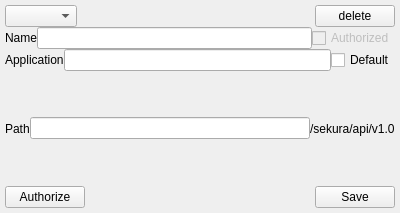
<?xml version="1.0" encoding="UTF-8"?>
<ui version="4.0">
 <class>Sekura::AuthWidget</class>
 <widget class="QWidget" name="Sekura::AuthWidget">
  <property name="geometry">
   <rect>
    <x>0</x>
    <y>0</y>
    <width>400</width>
    <height>213</height>
   </rect>
  </property>
  <property name="windowTitle">
   <string>Sekura authorize</string>
  </property>
  <layout class="QVBoxLayout" name="verticalLayout">
   <item>
    <layout class="QHBoxLayout" name="horizontalLayout">
     <item>
      <widget class="QComboBox" name="comboBox"/>
     </item>
     <item>
      <spacer name="horizontalSpacer">
       <property name="orientation">
        <enum>Qt::Horizontal</enum>
       </property>
       <property name="sizeHint" stdset="0">
        <size>
         <width>40</width>
         <height>20</height>
        </size>
       </property>
      </spacer>
     </item>
     <item>
      <widget class="QPushButton" name="pbDel">
       <property name="text">
        <string>delete</string>
       </property>
      </widget>
     </item>
    </layout>
   </item>
   <item>
    <layout class="QHBoxLayout" name="horizontalLayout_2">
     <item>
      <widget class="QLabel" name="label">
       <property name="text">
        <string>Name</string>
       </property>
      </widget>
     </item>
     <item>
      <widget class="QLineEdit" name="leName"/>
     </item>
     <item>
      <widget class="QCheckBox" name="cbAuth">
       <property name="enabled">
        <bool>false</bool>
       </property>
       <property name="text">
        <string>Authorized</string>
       </property>
      </widget>
     </item>
    </layout>
   </item>
   <item>
    <layout class="QHBoxLayout" name="horizontalLayout_3">
     <item>
      <widget class="QLabel" name="label_2">
       <property name="text">
        <string>Application</string>
       </property>
      </widget>
     </item>
     <item>
      <widget class="QLineEdit" name="leApp"/>
     </item>
     <item>
      <widget class="QCheckBox" name="cbDefault">
       <property name="text">
        <string>Default</string>
       </property>
      </widget>
     </item>
    </layout>
   </item>
   <item>
    <layout class="QHBoxLayout" name="horizontalLayout_4">
     <item>
      <widget class="QLabel" name="label_3">
       <property name="text">
        <string>Path</string>
       </property>
      </widget>
     </item>
     <item>
      <widget class="QLineEdit" name="lePath"/>
     </item>
     <item>
      <widget class="QLabel" name="label_4">
       <property name="text">
        <string>/sekura/api/v1.0</string>
       </property>
      </widget>
     </item>
    </layout>
   </item>
   <item>
    <layout class="QHBoxLayout" name="horizontalLayout_5">
     <item>
      <widget class="QPushButton" name="pbAuth">
       <property name="text">
        <string>Authorize</string>
       </property>
      </widget>
     </item>
     <item>
      <spacer name="horizontalSpacer_2">
       <property name="orientation">
        <enum>Qt::Horizontal</enum>
       </property>
       <property name="sizeHint" stdset="0">
        <size>
         <width>40</width>
         <height>20</height>
        </size>
       </property>
      </spacer>
     </item>
     <item>
      <widget class="QPushButton" name="pbSave">
       <property name="text">
        <string>Save</string>
       </property>
      </widget>
     </item>
    </layout>
   </item>
  </layout>
 </widget>
 <layoutdefault spacing="0" margin="5"/>
 <tabstops>
  <tabstop>comboBox</tabstop>
  <tabstop>pbDel</tabstop>
  <tabstop>leName</tabstop>
  <tabstop>leApp</tabstop>
  <tabstop>cbDefault</tabstop>
  <tabstop>lePath</tabstop>
  <tabstop>pbAuth</tabstop>
  <tabstop>pbSave</tabstop>
  <tabstop>cbAuth</tabstop>
 </tabstops>
 <resources/>
 <connections/>
</ui>
